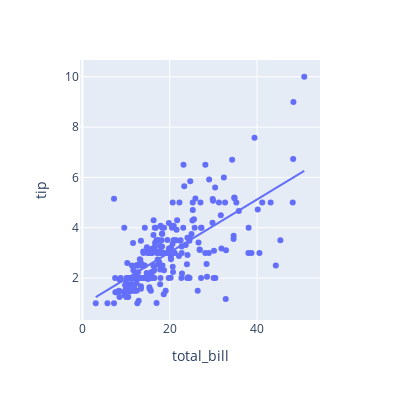

Source (notebook cell):
### Code cell
# plotly 에서 regplot
px.scatter(tip_df, x='total_bill', y='tip',
           width=400, height=400, trendline='ols')

### Figure 1 — Plotly figure (JSON) as saved in the notebook; plotly's stock layout.template omitted (floating-point values rounded to 4 significant figures; data arrays with more than 128 entries replaced by an {"elided": "..."} marker saying what was removed)
{"data": [{"hovertemplate": "total_bill=%{x}<br>tip=%{y}<extra></extra>", "legendgroup": "", "marker": {"color": "#636efa", "symbol": "circle"}, "mode": "markers", "name": "", "orientation": "v", "showlegend": false, "type": "scatter", "x": {"elided": "244 float values"}, "xaxis": "x", "y": {"elided": "244 float values"}, "yaxis": "y"}, {"hovertemplate": "<b>OLS trendline</b><br>tip = 0.105025 * total_bill + 0.92027<br>R<sup>2</sup>=0.456617<br><br>total_bill=%{x}<br>tip=%{y} <b>(trend)</b><extra></extra>", "legendgroup": "", "marker": {"color": "#636efa", "symbol": "circle"}, "mode": "lines", "name": "", "showlegend": false, "type": "scatter", "x": {"elided": "244 float values"}, "xaxis": "x", "y": {"elided": "244 float values"}, "yaxis": "y"}], "layout": {"height": 400, "legend": {"tracegroupgap": 0}, "margin": {"t": 60}, "width": 400, "xaxis": {"anchor": "y", "domain": [0, 1], "title": {"text": "total_bill"}}, "yaxis": {"anchor": "x", "domain": [0, 1], "title": {"text": "tip"}}}}
